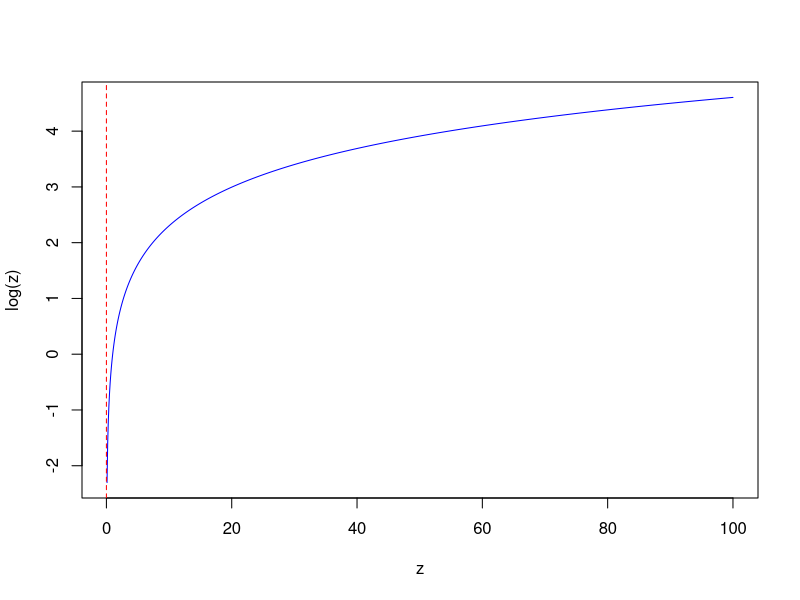
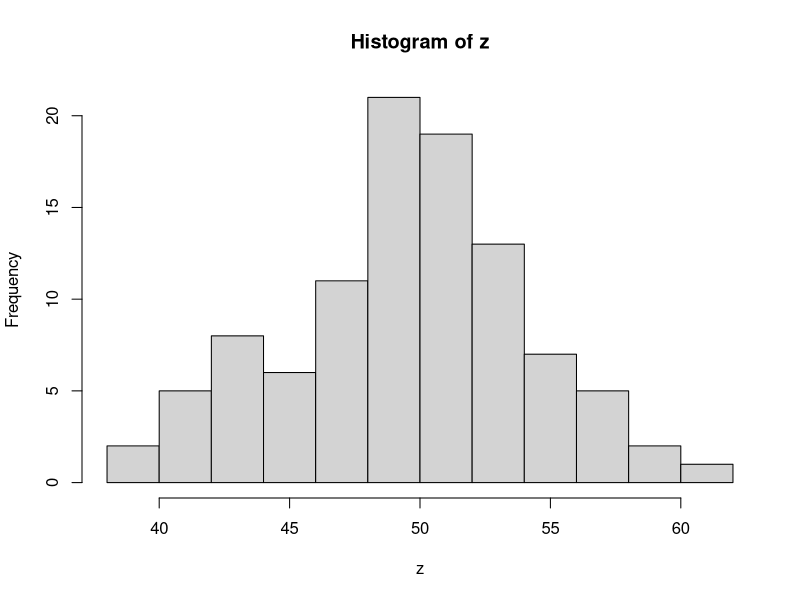
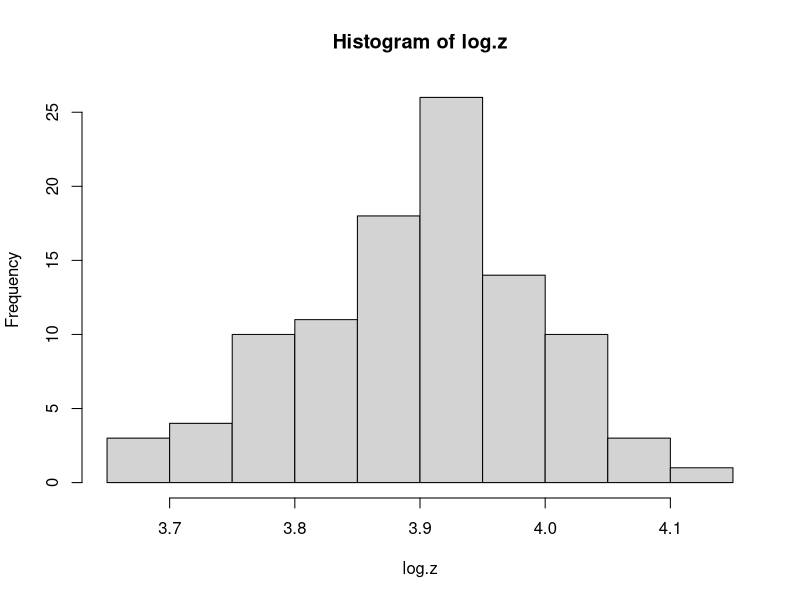
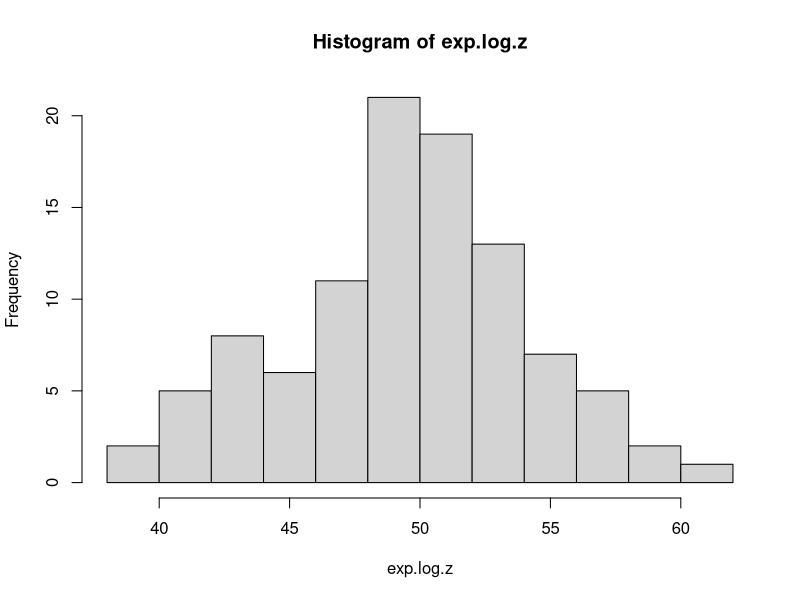
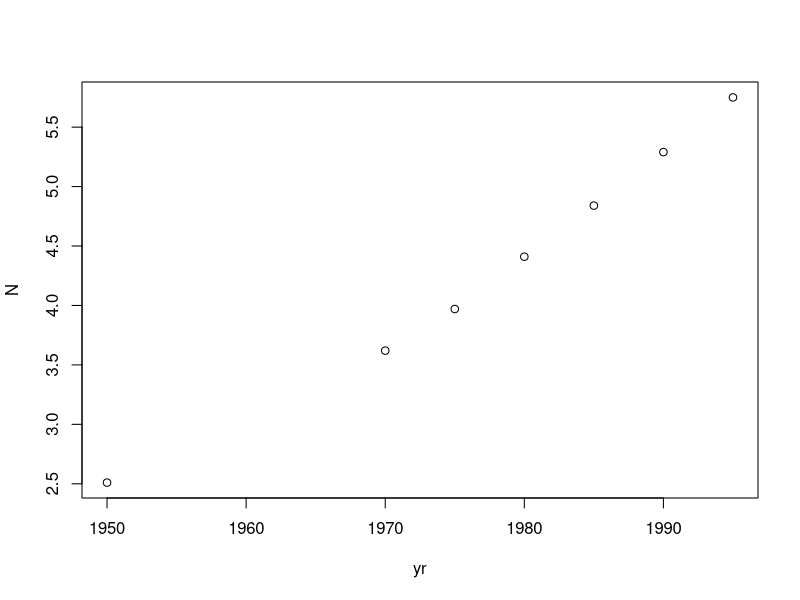
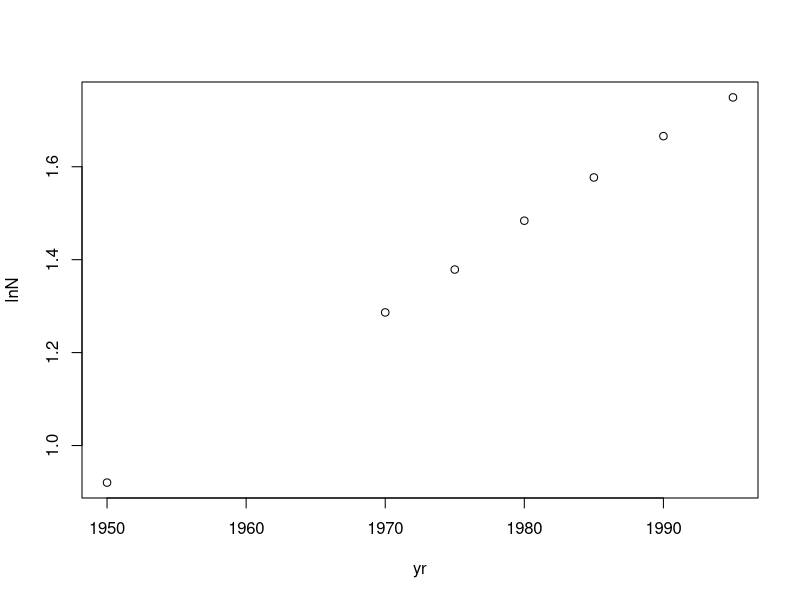
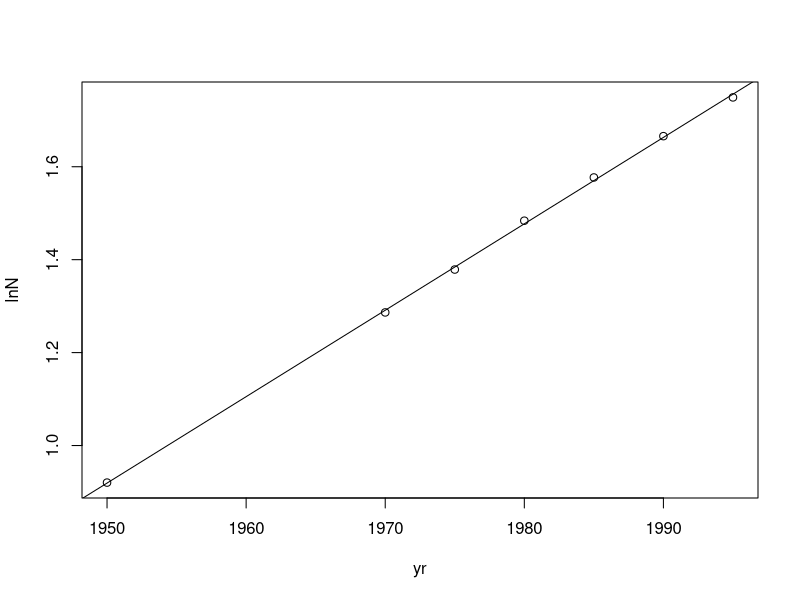

The R source for these figures, in order:
### Estimating lambda from abundance data

# Transform a single value (a scalar) to a different scale

log(100)
x <- 100        # assign a value to object x (a vector of length = 1)
log.x <- log(x) # apply natural log function (base e = 2.718...) to object x
log.x           # view contents of log.x

# What's going on here?

log(-1)
log(0)

# Create a vector of values between 0.1 and 100; plot these and their logged values

z <- seq(0.1, 100, by = 0.1)
plot(z, log(z), typ = "l", col = "blue")
abline(v = 0, col = "red", lty = 2) # abline() adds a line to the plot

# Backtransform to the original scale

y <- exp(log.x)  # apply exponential function to raise log.x to the base e
y                # view

# Transform all values in a vector to a different scale

z <-rnorm(100, 50, 5)   # Create n = 100 random values from normal dist with mean = 50, SD = 5
hist(z)                 # Create histogram

log.z <- log(z)         # apply natural log function to vector z 
hist(log.z)

exp.log.z <- exp(log.z) # back-transform
hist(exp.log.z)


# Estimate lambda from abundance data collected over time
# Example from lecture: Human population, 1950-1995

N  <- c(2.51, 3.62, 3.97, 4.41, 4.84, 5.29, 5.75) # billions
yr <- c(1950, 1970, 1975, 1980, 1985, 1990, 1995)

plot(yr, N)   # plot the raw data -- plot() wants the values for the x-axis first

lnN <- log(N) # natural log transform of values in vector N

plot(yr, lnN) # plot transformed values of N

lm(lnN ~ yr) # fit a linear regression model and output results to console

lrm <- lm(lnN ~ yr) # fit same model but save results to an object

### R saves lots of information from models

lrm             # shows little by default when we view contents of the object
names(lrm)      # list of names of the attributes associated with an object
summary(lrm)    # a more complete summary of model results

# We can access specific portions of model objects

summary(lrm)$coefficients        # summary of estimated model coefficients (here, slope and intercept)
class(summary(lrm)$coefficients) # tells us how the object is stored in R
summary(lrm)$coefficients[ ,1:2] # shows all rows and first two columns in the object (a matrix)
summary(lrm)$coefficients[2,1:2] # shows second row and first two columns -- here, the slope and SE
summary(lrm)$coefficients[2,1]   # shows second row and first column subset -- here, the slope
coef(lrm)                        # another option to display the model coefficients

(est <- summary(lrm)$coefficients[2,1])            # Save estimate of slope (it is on ln scale)
(orig.est <- exp(summary(lrm)$coefficients[2,1]))  # Save on original scale after backtransforming

### Plot the fitted line, which is a model of the relationship between ln(N) and Year

plot(yr, lnN)  # plot transformed values of N
abline(lrm)    # add the fitted line from the model to the plot


### To copy a plot and paste a plot into a MS Word document:

#  - Click the Export icon above the plot
#  - Choose 'Copy to clipboard'
#  - Choose 'Copy plot'
#  - In Word, click the 'Paste' icon or use the ctrl-v shortcut
#  - To resize it, click on the image, select a corner with the mouse, and drag it

